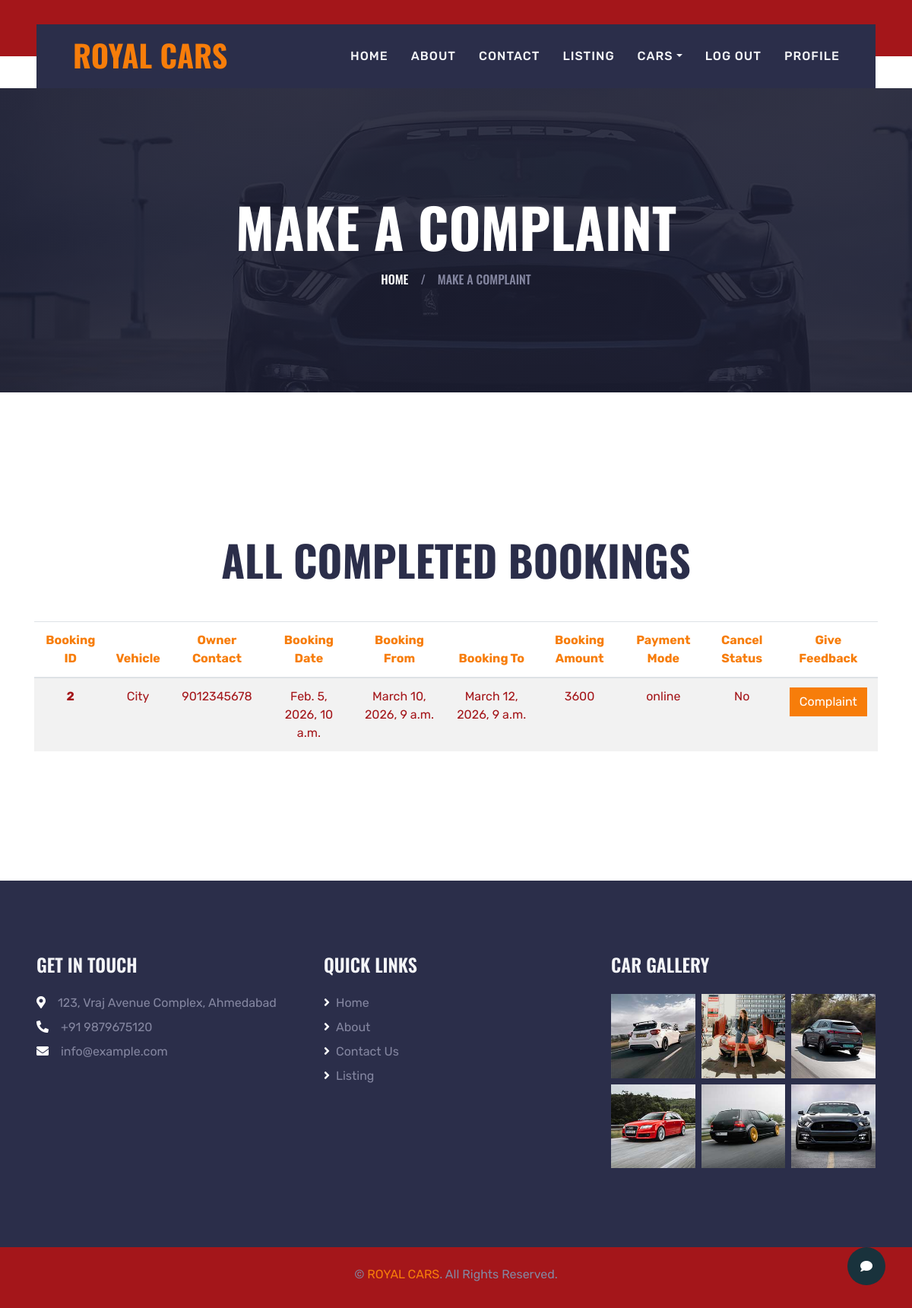
Screenshot of /complain (signed in) with the database file from the repository.
### myapp/models.py (models this page shows, shortened)
class Booking(models.Model):
    user = models.ForeignKey(login_table, on_delete=models.CASCADE)
    vehicle = models.ForeignKey(Vehicle, on_delete=models.CASCADE)
    booking_date = models.DateTimeField(auto_now_add=True)
    is_confirmed = models.BooleanField(default=False)
    booking_from = models.DateTimeField()
    booking_to = models.DateTimeField()
    booking_amount = models.IntegerField(default=0)
    pmlist = (
        ("online", "online"),
        ("offline", "offline")
    )
    payment_mode = models.CharField(max_length=255, choices=pmlist, default="")
    pslist = (
        ("Pending", "Pending"),
        ("Done", "Done"),
        ("Offline", "Offline"),
    )
    payment_status = models.CharField(max_length=255, choices=pslist, default="")
    cancellation_status = models.CharField(max_length=255, default="No")

class Vehicle(models.Model):
    vendor = models.ForeignKey(login_table, on_delete=models.CASCADE)
    company = models.CharField(max_length=255)
    model_name = models.CharField(max_length=255)
    model_year = models.CharField(max_length=255)
    rent_perday = models.IntegerField()
    location = models.CharField(max_length=255)
    area = models.ForeignKey(Area, on_delete=models.CASCADE)
    city = models.ForeignKey(City, on_delete=models.CASCADE)
    state = models.ForeignKey(State, on_delete=models.CASCADE)
    model_photo = models.ImageField(upload_to="photos")
    rc_book = models.FileField(upload_to="pdfs",default="", null=True, blank=True)
    def photos(self):
        return mark_safe('<img src ="{}" width ="100"/>'.format(self.model_photo.url))
    photos.allow_tags = True
    def __str__(self):
        return self.model_name

class login_table(models.Model):
    name = models.CharField(max_length=100)
    email_id=models.EmailField()
    phone_no=models.CharField(max_length=15)
    password = models.CharField(max_length=300, default="admin")
    photo = models.ImageField(upload_to="photos")
    dob = models.DateField()
    address = models.TextField()
    def photos(self):
        return mark_safe('<img src ="{}" width ="100"/>'.format(self.photo.url))
    photos.allow_tags = True
    ROLE = (
        ("Lessor", "Lessor"),
        ("Lessee", "Lessee")
    )
    usertype = models.CharField(max_length=100,choices=ROLE)
    is_verified = models.BooleanField(default=False)
    comments = models.CharField(max_length=100,default="")

### myapp/views.py (the view)
# urls.py: path('complain', views.complain, name='complain'),
def complain(request):
    try:
        uid = request.session['log_id']
        userdata = login_table.objects.get(id=uid)
        Owner = False
        if userdata.usertype == "Lessor":
            Owner = True
            print(userdata.usertype)
        statedetail = State.objects.all()
        citydetail = City.objects.all()
        areadetail = Area.objects.all()
        current_date = timezone.now()
        completed_bookings = Booking.objects.filter(user=login_table(id=uid), booking_to__lt=current_date)
        context = {
            'userdata': userdata,
            'Owner': Owner,
            'statedetail': statedetail,
            'citydetail': citydetail,
            'areadetail': areadetail,
            'completed_bookings': completed_bookings,
        }
        return render(request, 'complain.html', context)
    except:
        pass
    return render(request,'complain.html')

### myapp/templates/complain.html (shortened to what this page needs)
{% extends 'basic.html' %}
{% load static %}
{% block body %}
    <div class="container-fluid page-header">
        <h1 class="display-3 text-uppercase text-white mb-3">Make a Complaint</h1>
        <div class="d-inline-flex text-white">
            <h6 class="text-uppercase m-0"><a class="text-white" href="/">Home</a></h6>
            <h6 class="text-body m-0 px-3">/</h6>
            <h6 class="text-uppercase text-body m-0">Make a Complaint</h6>
        </div>
    </div>
    <div class="container-fluid py-5">
        <div class="container pt-5 pb-3">
            <h1 class="display-4 text-uppercase text-center mb-5">All Completed Bookings</h1>
            <table class="table table-striped">
          <thead class="text-primary text-center">
            <tr>
              <th scope="col">Booking ID</th>
              <th scope="col">Vehicle</th>
              <th scope="col">Owner Contact</th>
              <th scope="col">Booking Date</th>
              <th scope="col">Booking From</th>
              <th scope="col">Booking To</th>
              <th scope="col">Booking Amount</th>
              <th scope="col">Payment Mode</th>
              <th scope="col">Cancel Status</th>
              <th scope="col">Give Feedback</th>
            </tr>
          </thead>
          <tbody class="text-dark text-center">
          {% for mb in completed_bookings %}
            <tr>
              <th scope="row">{{mb.id}}</th>
              <td>{{mb.vehicle}}</td>
              <td>{{mb.vehicle.vendor.phone_no}}</td>
              <td>{{mb.booking_date}}</td>
              <td>{{mb.booking_from}}</td>
              <td>{{mb.booking_to}}</td>
              <td>{{mb.booking_amount}}</td>
              <td>{{mb.payment_mode}}</td>
              <td>{{mb.cancellation_status}}</td>
              <td><button type="button" class="btn btn-primary" data-toggle="modal" data-target="#feedbackModal{{mb.id}}">
                            Complaint
                        </button>
              </td>
            </tr>
          {% endfor %}
          </tbody>
        </table>
        </div>
    </div>
{% endblock %}

### myapp/static/css/style.css (style rules this page uses)
:root { --primary: #19323c; --secondary: #ba181b; --light: #F4F5F8; --dark: #a4161a ; }
h1, h2, .font-weight-bold { font-weight: 700 !important; }
h5, h6, .font-weight-medium { font-weight: 500 !important; }
.page-header { height: 400px; margin-bottom: 90px; display: flex; flex-direction: column; align-items: center; justify-content: center; background: linear-gradient(rgba(28, 30, 50, .9), rgba(28, 30, 50, .9)), url(../img/bg-banner.jpg); background-attachment: fixed; }

### rows the page displays
Booking: id "2", vehicle "City", vehicle.vendor.phone_no "9012345678", booking_date "Feb. 5, 2026, 10 a.m.", booking_from "March 10, 2026, 9 a.m.", booking_to "March 12, 2026, 9 a.m.", booking_amount "3600", payment_mode "online", cancellation_status "No"
